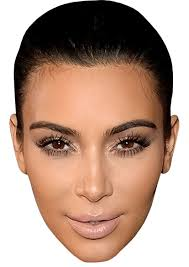
#> input picture MasterOpenCV/images/kim.jpg, 189 x 267 px
$ jupyter execute --allow-errors '30 - SIFT.ipynb'
#> lines starting #> are read from the running program, lines starting #| are printed output that depends on the picture
[cell 1]
import cv2
import numpy as np

# SIFT Detection

[cell 2]
img = cv2.imread('./MasterOpenCV/images/kim.jpg')
#> img is the input picture: shape (267, 189, 3); mean B, G, R 138.3, 153.8, 182.2
gray= cv2.cvtColor(img,cv2.COLOR_BGR2GRAY)
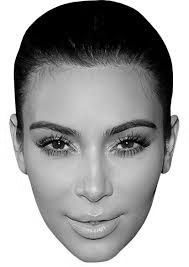
#> gray: shape (267, 189); min 0, max 255, mean 160.5

#> (the rest of this cell did not finish here and is left out)


$ run again, with MasterOpenCV/images/Hillary.jpg copied over MasterOpenCV/images/kim.jpg
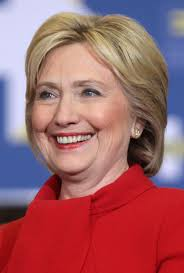
#> input picture MasterOpenCV/images/Hillary.jpg, 184 x 273 px
#> img is the input picture: shape (273, 184, 3); mean B, G, R 104.2, 98.1, 159.7
#> `gray= cv2.cvtColor(img,cv2.COLOR_BGR2GRAY)`:
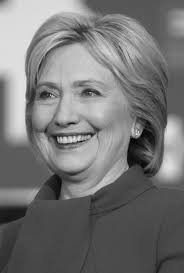
#> gray: shape (273, 184); min 3, max 237, mean 117.2
